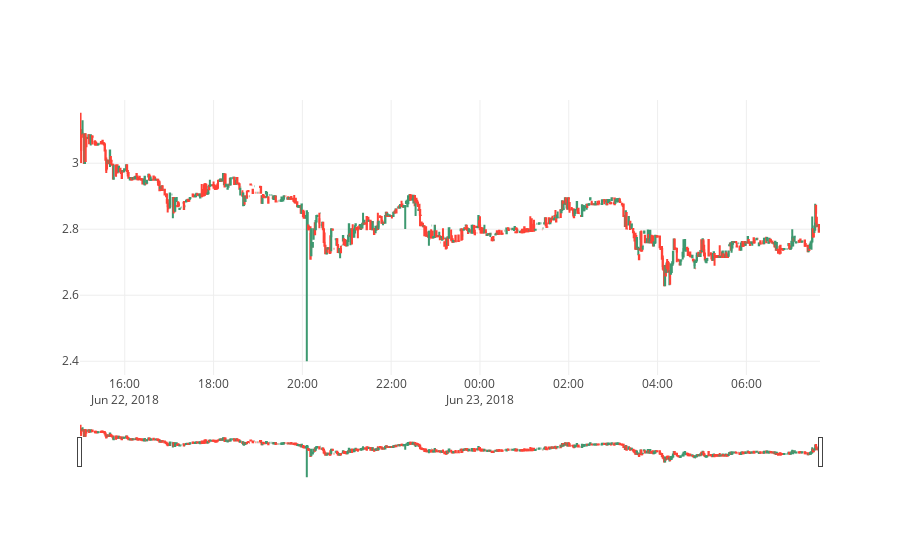

Notebook cell for this chart:
### Code cell
trace = go.Candlestick(
            x=ohlcv_df.time, 
            open=ohlcv_df.open, 
            high=ohlcv_df.high, 
            low=ohlcv_df.low, 
            close=ohlcv_df.close
        )

layout = go.Layout(xaxis = dict(rangeslider = dict(visible = True)))
data = [trace]

fig = go.Figure(data=data,layout=layout)
py.iplot(fig, filename='simple_candlestick')

### Figure 1 — Plotly figure (JSON) as saved in the notebook; plotly's stock layout.template omitted (floating-point values rounded to 4 significant figures; data arrays with more than 128 entries replaced by an {"elided": "..."} marker saying what was removed)
{"data": [{"close": {"elided": "1000 float values"}, "high": {"elided": "1000 float values"}, "low": {"elided": "1000 float values"}, "open": {"elided": "1000 float values"}, "type": "candlestick", "uid": "3f687588-87e8-11e8-8b8f-4a0000b78430", "x": {"elided": "1000 str values"}}], "layout": {"xaxis": {"rangeslider": {"visible": true}}}}
